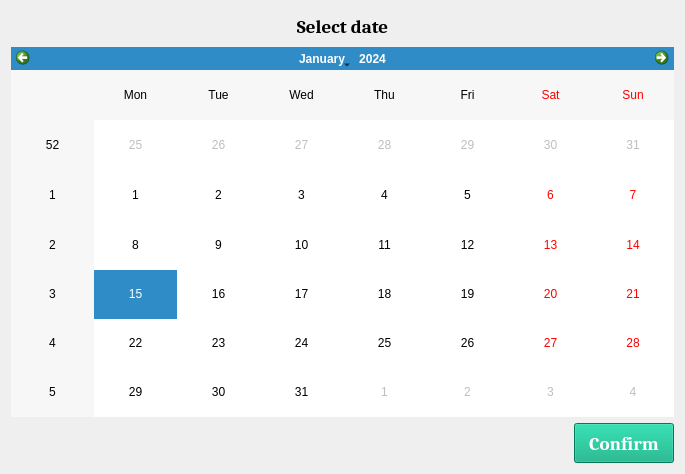
<?xml version="1.0" encoding="UTF-8"?>
<ui version="4.0">
 <class>Form</class>
 <widget class="QWidget" name="Form">
  <property name="geometry">
   <rect>
    <x>0</x>
    <y>0</y>
    <width>685</width>
    <height>474</height>
   </rect>
  </property>
  <property name="windowTitle">
   <string>Form</string>
  </property>
  <layout class="QGridLayout" name="gridLayout_2">
   <item row="0" column="0">
    <layout class="QGridLayout" name="gridLayout">
     <item row="0" column="0" colspan="2">
      <widget class="QLabel" name="Show_date">
       <property name="minimumSize">
        <size>
         <width>120</width>
         <height>30</height>
        </size>
       </property>
       <property name="palette">
        <palette>
         <active>
          <colorrole role="WindowText">
           <brush brushstyle="SolidPattern">
            <color alpha="255">
             <red>0</red>
             <green>170</green>
             <blue>255</blue>
            </color>
           </brush>
          </colorrole>
          <colorrole role="Text">
           <brush brushstyle="SolidPattern">
            <color alpha="255">
             <red>255</red>
             <green>85</green>
             <blue>0</blue>
            </color>
           </brush>
          </colorrole>
          <colorrole role="ButtonText">
           <brush brushstyle="SolidPattern">
            <color alpha="255">
             <red>0</red>
             <green>255</green>
             <blue>255</blue>
            </color>
           </brush>
          </colorrole>
          <colorrole role="PlaceholderText">
           <brush brushstyle="SolidPattern">
            <color alpha="128">
             <red>255</red>
             <green>85</green>
             <blue>0</blue>
            </color>
           </brush>
          </colorrole>
         </active>
         <inactive>
          <colorrole role="WindowText">
           <brush brushstyle="SolidPattern">
            <color alpha="255">
             <red>0</red>
             <green>0</green>
             <blue>0</blue>
            </color>
           </brush>
          </colorrole>
          <colorrole role="Text">
           <brush brushstyle="SolidPattern">
            <color alpha="255">
             <red>0</red>
             <green>0</green>
             <blue>0</blue>
            </color>
           </brush>
          </colorrole>
          <colorrole role="ButtonText">
           <brush brushstyle="SolidPattern">
            <color alpha="255">
             <red>0</red>
             <green>0</green>
             <blue>0</blue>
            </color>
           </brush>
          </colorrole>
          <colorrole role="PlaceholderText">
           <brush brushstyle="SolidPattern">
            <color alpha="128">
             <red>0</red>
             <green>0</green>
             <blue>0</blue>
            </color>
           </brush>
          </colorrole>
         </inactive>
         <disabled>
          <colorrole role="WindowText">
           <brush brushstyle="SolidPattern">
            <color alpha="255">
             <red>120</red>
             <green>120</green>
             <blue>120</blue>
            </color>
           </brush>
          </colorrole>
          <colorrole role="Text">
           <brush brushstyle="SolidPattern">
            <color alpha="255">
             <red>120</red>
             <green>120</green>
             <blue>120</blue>
            </color>
           </brush>
          </colorrole>
          <colorrole role="ButtonText">
           <brush brushstyle="SolidPattern">
            <color alpha="255">
             <red>120</red>
             <green>120</green>
             <blue>120</blue>
            </color>
           </brush>
          </colorrole>
          <colorrole role="PlaceholderText">
           <brush brushstyle="SolidPattern">
            <color alpha="128">
             <red>0</red>
             <green>0</green>
             <blue>0</blue>
            </color>
           </brush>
          </colorrole>
         </disabled>
        </palette>
       </property>
       <property name="font">
        <font>
         <family>Cambria</family>
         <pointsize>14</pointsize>
         <bold>true</bold>
        </font>
       </property>
       <property name="text">
        <string>Select date</string>
       </property>
       <property name="alignment">
        <set>Qt::AlignCenter</set>
       </property>
      </widget>
     </item>
     <item row="1" column="0" colspan="2">
      <widget class="QCalendarWidget" name="Calendar"/>
     </item>
     <item row="2" column="0">
      <spacer name="horizontalSpacer">
       <property name="orientation">
        <enum>Qt::Horizontal</enum>
       </property>
       <property name="sizeHint" stdset="0">
        <size>
         <width>40</width>
         <height>20</height>
        </size>
       </property>
      </spacer>
     </item>
     <item row="2" column="1">
      <widget class="QPushButton" name="Confirm_date_btn">
       <property name="minimumSize">
        <size>
         <width>100</width>
         <height>40</height>
        </size>
       </property>
       <property name="palette">
        <palette>
         <active>
          <colorrole role="WindowText">
           <brush brushstyle="SolidPattern">
            <color alpha="255">
             <red>255</red>
             <green>255</green>
             <blue>255</blue>
            </color>
           </brush>
          </colorrole>
          <colorrole role="Button">
           <brush brushstyle="SolidPattern">
            <color alpha="255">
             <red>0</red>
             <green>170</green>
             <blue>127</blue>
            </color>
           </brush>
          </colorrole>
          <colorrole role="Text">
           <brush brushstyle="SolidPattern">
            <color alpha="255">
             <red>255</red>
             <green>255</green>
             <blue>255</blue>
            </color>
           </brush>
          </colorrole>
          <colorrole role="ButtonText">
           <brush brushstyle="SolidPattern">
            <color alpha="255">
             <red>255</red>
             <green>255</green>
             <blue>255</blue>
            </color>
           </brush>
          </colorrole>
          <colorrole role="Base">
           <brush brushstyle="SolidPattern">
            <color alpha="255">
             <red>0</red>
             <green>170</green>
             <blue>127</blue>
            </color>
           </brush>
          </colorrole>
          <colorrole role="Window">
           <brush brushstyle="SolidPattern">
            <color alpha="255">
             <red>0</red>
             <green>170</green>
             <blue>127</blue>
            </color>
           </brush>
          </colorrole>
          <colorrole role="HighlightedText">
           <brush brushstyle="SolidPattern">
            <color alpha="255">
             <red>255</red>
             <green>85</green>
             <blue>127</blue>
            </color>
           </brush>
          </colorrole>
          <colorrole role="PlaceholderText">
           <brush brushstyle="SolidPattern">
            <color alpha="255">
             <red>255</red>
             <green>255</green>
             <blue>255</blue>
            </color>
           </brush>
          </colorrole>
         </active>
         <inactive>
          <colorrole role="WindowText">
           <brush brushstyle="SolidPattern">
            <color alpha="255">
             <red>255</red>
             <green>255</green>
             <blue>255</blue>
            </color>
           </brush>
          </colorrole>
          <colorrole role="Button">
           <brush brushstyle="SolidPattern">
            <color alpha="255">
             <red>0</red>
             <green>170</green>
             <blue>127</blue>
            </color>
           </brush>
          </colorrole>
          <colorrole role="Text">
           <brush brushstyle="SolidPattern">
            <color alpha="255">
             <red>255</red>
             <green>255</green>
             <blue>255</blue>
            </color>
           </brush>
          </colorrole>
          <colorrole role="ButtonText">
           <brush brushstyle="SolidPattern">
            <color alpha="255">
             <red>255</red>
             <green>255</green>
             <blue>255</blue>
            </color>
           </brush>
          </colorrole>
          <colorrole role="Base">
           <brush brushstyle="SolidPattern">
            <color alpha="255">
             <red>0</red>
             <green>170</green>
             <blue>127</blue>
            </color>
           </brush>
          </colorrole>
          <colorrole role="Window">
           <brush brushstyle="SolidPattern">
            <color alpha="255">
             <red>0</red>
             <green>170</green>
             <blue>127</blue>
            </color>
           </brush>
          </colorrole>
          <colorrole role="HighlightedText">
           <brush brushstyle="SolidPattern">
            <color alpha="255">
             <red>255</red>
             <green>85</green>
             <blue>127</blue>
            </color>
           </brush>
          </colorrole>
          <colorrole role="PlaceholderText">
           <brush brushstyle="SolidPattern">
            <color alpha="255">
             <red>255</red>
             <green>255</green>
             <blue>255</blue>
            </color>
           </brush>
          </colorrole>
         </inactive>
         <disabled>
          <colorrole role="WindowText">
           <brush brushstyle="SolidPattern">
            <color alpha="255">
             <red>255</red>
             <green>255</green>
             <blue>255</blue>
            </color>
           </brush>
          </colorrole>
          <colorrole role="Button">
           <brush brushstyle="SolidPattern">
            <color alpha="255">
             <red>0</red>
             <green>170</green>
             <blue>127</blue>
            </color>
           </brush>
          </colorrole>
          <colorrole role="Text">
           <brush brushstyle="SolidPattern">
            <color alpha="255">
             <red>255</red>
             <green>255</green>
             <blue>255</blue>
            </color>
           </brush>
          </colorrole>
          <colorrole role="ButtonText">
           <brush brushstyle="SolidPattern">
            <color alpha="255">
             <red>255</red>
             <green>255</green>
             <blue>255</blue>
            </color>
           </brush>
          </colorrole>
          <colorrole role="Base">
           <brush brushstyle="SolidPattern">
            <color alpha="255">
             <red>0</red>
             <green>170</green>
             <blue>127</blue>
            </color>
           </brush>
          </colorrole>
          <colorrole role="Window">
           <brush brushstyle="SolidPattern">
            <color alpha="255">
             <red>0</red>
             <green>170</green>
             <blue>127</blue>
            </color>
           </brush>
          </colorrole>
          <colorrole role="HighlightedText">
           <brush brushstyle="SolidPattern">
            <color alpha="255">
             <red>255</red>
             <green>85</green>
             <blue>127</blue>
            </color>
           </brush>
          </colorrole>
          <colorrole role="PlaceholderText">
           <brush brushstyle="SolidPattern">
            <color alpha="255">
             <red>255</red>
             <green>255</green>
             <blue>255</blue>
            </color>
           </brush>
          </colorrole>
         </disabled>
        </palette>
       </property>
       <property name="font">
        <font>
         <family>Cambria</family>
         <pointsize>14</pointsize>
         <bold>true</bold>
        </font>
       </property>
       <property name="styleSheet">
        <string notr="true">QPushButton{background-color: rgb(0, 170, 127);selection-color: rgb(255, 85, 127);
color: rgb(255, 255, 255);}

QPushButton:hover{background-color:rgb(0, 170, 255);}

QPushButton:pressed{background-color:rgb(255, 91, 58);}</string>
       </property>
       <property name="text">
        <string>Confirm</string>
       </property>
      </widget>
     </item>
    </layout>
   </item>
  </layout>
 </widget>
 <resources/>
 <connections/>
</ui>
